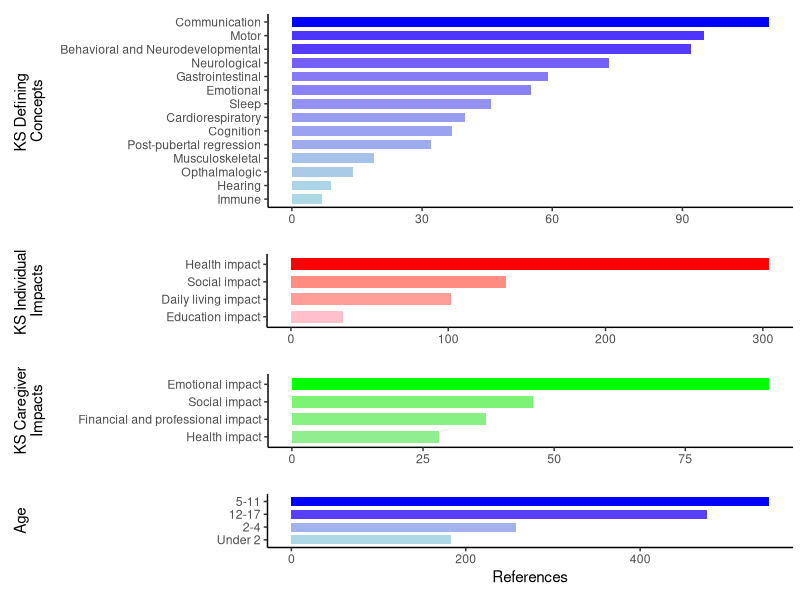
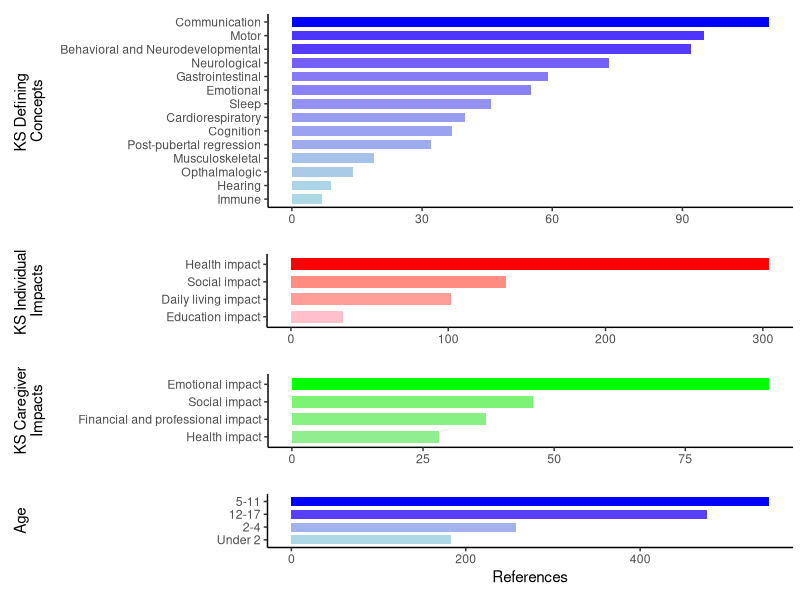
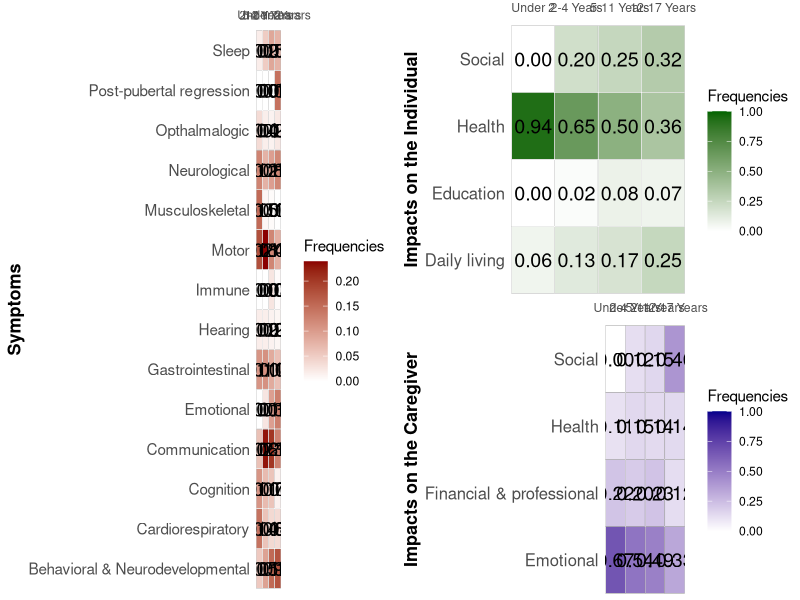
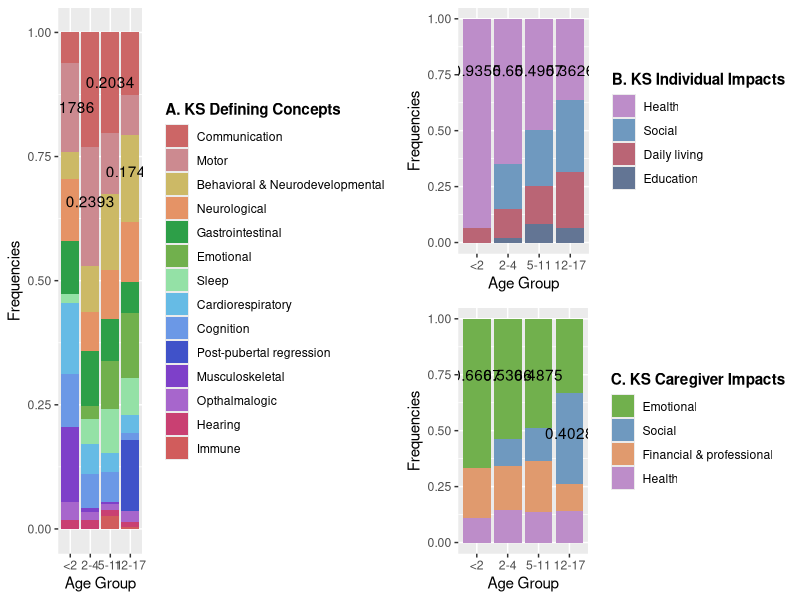

These charts were generated, in order, by the following R code:
## ---- chunk 1
library(readxl)
library(dplyr)
library(ggplot2)
library(gridExtra)

# Data cleaning
KSdata <- read_excel("KS_data.xlsx", sheet = 1)

KSD <- KSdata[2:15, ]
KSD1 <- KSD |>
  select(c("...1", "Total references"))
colnames(KSD1) <- c("KDC", "total")

KSI <- KSdata[18:21, ]
KSI1 <- KSI |>
  select(c("...1", "Total references"))
colnames(KSI1) <- c("KII", "total")

CI <- KSdata[24:27, ]
CI1 <- CI |>
  select(c("...1", "Total references"))
colnames(CI1) <- c("CI", "total")

Age <- KSdata |>
  select(c(2:5))
Age <- colSums(Age, na.rm = TRUE)
Age <- as.data.frame(t(Age))
rownames(Age) <- 'total'
colnames(Age) <- c("Under 2", "2-4", "5-11", "12-17")

Age_transposed <- as.data.frame(t(Age))
Age1 <- data.frame(age = row.names(Age_transposed), total = unlist(Age_transposed, use.names = FALSE))
row.names(Age1) <- NULL

# Plot of the data
CI1$color_value <- CI1$total / sum(CI1$total)
p1 <- ggplot(CI1, aes(x = total, y = reorder(CI, total), fill = color_value)) +
  geom_bar(stat="identity", width = 0.7) +
  scale_fill_gradient(low="lightgreen", high="green") +
  theme_classic() +
  theme(legend.position = "none",
        plot.margin = margin(t = 10, r = 5, b = 10, l = 0, unit = "pt")) +
  labs(x = NULL, y = " KS Caregiver 
Impacts")
p1 <- p1 + theme(
  axis.title.y = element_text(margin = margin(t = 0, r = 23, b = 0, l = 10, unit = "pt"))
)

KSI1$color_value <- KSI1$total / sum(KSI1$total)
p2 <- ggplot(KSI1, aes(x = total, y = reorder(KII, total), fill = color_value)) +
  geom_bar(stat="identity", width = 0.7) +
  scale_fill_gradient(low="pink", high="red") +
  theme_classic() +
  theme(legend.position = "none",
        axis.title.y = element_text(),
        plot.margin = margin(t = 10, r = 5, b = 10, l = 0, unit = "pt")) +
  labs(x = NULL, y = "KS Individual 
Impacts")
p2 <- p2 + theme(
  axis.title.y = element_text(margin = margin(t = 0, r = 83, b = 0, l = 10, unit = "pt"))
)

KSD1$color_value <- KSD1$total / sum(KSD1$total)
p3 <- ggplot(KSD1, aes(x = total, y = reorder(KDC, total), fill = color_value)) +
  geom_bar(stat="identity", width = 0.7) +
  scale_fill_gradient(low="lightblue", high="blue") +
  theme_classic() +
  theme(legend.position = "none",
        axis.title.y = element_text(),
        plot.margin = margin(t = 10, r = 5, b = 10, l = 0, unit = "pt")) +
  labs(x = NULL, y = "KS Defining 
Concepts")
p3 <- p3 + theme(
  axis.title.y = element_text(margin = margin(t = 0, r = 10, b = 0, l = 10, unit = "pt"))
)

Age1$color_value <- Age1$total / sum(Age1$total)
p4 <- ggplot(Age1, aes(x = total, y = reorder(age, total), fill = color_value)) +
  geom_bar(stat="identity", width = 0.7) +
  scale_fill_gradient(low="lightblue", high="blue") +
  theme_classic() +
  theme(legend.position = "none",
        axis.title.y = element_text(),
        plot.margin = margin(t = 10, r = 5, b = 10, l = 0, unit = "pt")) +
  labs(x = NULL, y = "Age")
p4 <- p4 + theme(
  axis.title.y = element_text(margin = margin(t = 0, r = 135, b = 0, l = 10, unit = "pt"))
)

p4 <- p4 + 
  labs(x = "References")

p5 <- grid.arrange(p3, p2, p1, p4, ncol = 1, heights = c(2, 1, 1, 1))
## ---- chunk 2
grid.arrange(p5)
## ---- chunk 3
suppressPackageStartupMessages(library(ggplot2))
library(ggpubr)
suppressPackageStartupMessages(library(tidyverse))
suppressPackageStartupMessages(library(gridExtra))

#load in data
KS_data <- read.csv("KS_lifespan.csv")
KS_data$X <- str_replace(KS_data$X, " impact", "")
KS_data$X <- str_replace(KS_data$X, " and ", " & ")

#defining concepts subset data
concepts <- KS_data[2:15, -6]

#rename for ease
concepts <- rename(concepts, Symptoms = `X`)
concepts <- rename(concepts, `< 2` = `under.2.years.of.age..infancy...N.16.`,
                   `2-4` = `X2.4.years.of.age...early.childhood...N.15.`,
                   `5-11` = `X5.11.years.of.age..late.childhood...N.13.`,
                   `12-17` = `X12.17.years.of.age..adolescence.and.teenage.years...N.6.`)

#find sum of individual columns
conc_csums <- colSums(concepts[ , -1])

#divide cell values by column total for frequency
#put frequency values in new columns
concepts <- concepts |>
  mutate(
    `Under 2` = `< 2` / conc_csums[1],
    `2-4 Years` = `2-4` / conc_csums[2],
    `5-11 Years` = `5-11` / conc_csums[3],
    `12-17 Years` = `12-17` / conc_csums[4]
  )

#format for graphing
concepts_2 <- select(concepts, -`< 2`, -`2-4`, -`5-11`, -`12-17`)
concepts_2 <- pivot_longer(concepts_2, cols = c(`Under 2`, `2-4 Years`, `5-11 Years`, `12-17 Years`), names_to = "age", values_to = "Frequencies")

concepts_2$age <- factor(concepts_2$age, levels = c("Under 2", "2-4 Years", "5-11 Years", "12-17 Years"))

#heatmap
heatmap_1 <- ggplot(concepts_2, aes(x=age, y=Symptoms, fill= Frequencies)) +
   geom_tile(color = "black") +  
   geom_tile(color = "white", fill = NA) +  
   geom_tile(color = "white", fill = NA) +  
   geom_text(aes(label = sprintf("%.2f", Frequencies)), color = "black", size = 5) +  # Add text labels
   scale_fill_gradient(low="white", high="darkred") + 
   labs(x = NULL, y = "Symptoms")+
   scale_x_discrete(expand = c(0, 0), position = 'top', labels = c("Under 2", limits = c(0, 1))) +
   theme_minimal() +  
   theme(panel.grid = element_blank())+
   theme(
    panel.grid = element_blank(),
    axis.text.y = element_text(size = 11),
    axis.title.y = element_text(face = "bold", size = 13)
  )


#individual impacts subset data
ind_impacts <- KS_data[18:21, -6]

ind_impacts <- rename(ind_impacts, Impacts = `X`)
ind_impacts <- rename(ind_impacts, `< 2` = `under.2.years.of.age..infancy...N.16.`,
                   `2-4` = `X2.4.years.of.age...early.childhood...N.15.`,
                   `5-11` = `X5.11.years.of.age..late.childhood...N.13.`,
                   `12-17` = `X12.17.years.of.age..adolescence.and.teenage.years...N.6.`)


#find sum of individual columns
ind_csums <- colSums(ind_impacts[ ,-1])

#divide cell values by column total for frequency
#put frequency values in new columns
ind_impacts <- ind_impacts |>
  mutate(
    `Under 2` = `< 2` / ind_csums[1],
    `2-4 Years` = `2-4` / ind_csums[2],
    `5-11 Years` = `5-11` / ind_csums[3],
    `12-17 Years` = `12-17` / ind_csums[4]
  )

#format for graphing
ind_impacts_2 <- select(ind_impacts, -`< 2`, -`2-4`, -`5-11`, -`12-17`)
ind_impacts_2 <- pivot_longer(ind_impacts_2, cols = c(`Under 2`, `2-4 Years`, `5-11 Years`, `12-17 Years`), names_to = "age", values_to = "Frequencies")

ind_impacts_2$age <- factor(ind_impacts_2$age, levels = c("Under 2", "2-4 Years", "5-11 Years", "12-17 Years"))


#heatmap
heatmap_2 <- ggplot(ind_impacts_2, aes(x=age, y=Impacts, fill= Frequencies)) +
   geom_tile(color = "black") +  
   geom_tile(color = "white", fill = NA) + 
   geom_tile(color = "white", fill = NA) +  
   geom_text(aes(label = sprintf("%.2f", Frequencies)), color = "black", size = 5) +  # Add text labels
   scale_fill_gradient(low = "white", high = "darkgreen", limit = c(0,1))+
   labs(x = NULL, y = "Impacts on the Individual")+
   scale_x_discrete(expand = c(0, 0),position = 'top') +
   theme_minimal() +  
   theme(panel.grid = element_blank())+
  theme(
    panel.grid = element_blank(),
    axis.title.y = element_text(face = "bold", size = 13),
    axis.text.y = element_text(size = 12),
    plot.margin = margin(t = 0, r = .1, b = 0, l = .1, unit = "cm")
  )


#caregiver impacts subset data
care_impacts <- KS_data[24:27, -6]

care_impacts <- rename(care_impacts, Impacts = `X`)
care_impacts <- rename(care_impacts, `< 2` = `under.2.years.of.age..infancy...N.16.`,
                   `2-4` = `X2.4.years.of.age...early.childhood...N.15.`,
                   `5-11` = `X5.11.years.of.age..late.childhood...N.13.`,
                   `12-17` = `X12.17.years.of.age..adolescence.and.teenage.years...N.6.`)

#find sum of individual columns
care_csums <- colSums(care_impacts[ ,-1])

#divide cell values by column total for frequency
#put frequency values in new columns
care_impacts <- care_impacts |>
  mutate(
    `Under 2` = `< 2` / care_csums[1],
    `2-4 Years` = `2-4` / care_csums[2],
    `5-11 Years` = `5-11` / care_csums[3],
    `12-17 Years` = `12-17` / care_csums[4]
  )

#format for graphing
care_impacts_2 <- select(care_impacts, -`< 2`, -`2-4`, -`5-11`, -`12-17`)
care_impacts_2 <- pivot_longer(care_impacts_2, cols = c(`Under 2`, `2-4 Years`, `5-11 Years`, `12-17 Years`), names_to = "age", values_to = "Frequencies")

care_impacts_2$age <- factor(care_impacts_2$age, levels = c("Under 2", "2-4 Years", "5-11 Years", "12-17 Years"))


#heatmap (looks a little childish. Want to look more sophisticated. Perhaps interactive)
heatmap_3 <- ggplot(care_impacts_2, aes(x=age, y=Impacts, fill= Frequencies)) +
   geom_tile(color = "black") +  
   geom_tile(color = "white", fill = NA) +  
   geom_text(aes(label = sprintf("%.2f", Frequencies)), color = "black", size = 5) +  #add numbers on heatmap
   scale_fill_gradient(low="white", high="darkblue", limits = c(0,1)) + 
   labs(x = NULL, y = "Impacts on the Caregiver")+
   scale_x_discrete(expand = c(0, 0),position = 'top') +
   theme_minimal() +  
   theme(panel.grid = element_blank())+
   theme(
    panel.grid = element_blank(),
    axis.title.y = element_text(face = "bold", size = 13),
    axis.text.y = element_text(size = 12),
    plot.margin = margin(t = 0, r = .1, b = 0, l = .1, unit = "cm")
   )
     
## ---- chunk 4
#plots in same place
grid.arrange(heatmap_1, arrangeGrob(heatmap_2, heatmap_3), ncol=2)
## ---- chunk 5
#load data
lifespan <- read.csv("KS_lifespan.csv")
lifespan$X <- str_replace(lifespan$X, " impact", "")
lifespan$X <- str_replace(lifespan$X, "and", "&")
#data set for references to symptoms
symptoms <- lifespan[2:15,-6]
colnames(symptoms) <- c("symptom", "1", "2", "3", "4")
symptoms <- symptoms %>% pivot_longer(names_to = "age", values_to = "value", cols = 2:5)
#data set for references to individual impacts
ind_impacts <- lifespan[18:21,-6]
colnames(ind_impacts) <- c("impact", "1", "2", "3", "4")
ind_impacts <- ind_impacts %>% pivot_longer(names_to = "age", values_to = "value", cols = 2:5)
#data set for references to caregiver impacts
care_impacts <- lifespan[24:27,-6]
colnames(care_impacts) <- c("impact", "1", "2", "3", "4")
care_impacts <- care_impacts %>% pivot_longer(names_to = "age", values_to = "value", cols = 2:5)
## ---- chunk 6
#frequencies
symptoms_freq <- symptoms %>% group_by(age) %>% 
  mutate(sum = sum(value), freq = value/sum)

symptoms$symptom <- factor(symptoms$symptom, levels=c('Communication',
                                                      'Motor',
                                                      'Behavioral & Neurodevelopmental',
                                                      'Neurological',
                                                      'Gastrointestinal',
                                                      'Emotional',
                                                      'Sleep',
                                                      'Cardiorespiratory',
                                                      'Cognition',
                                                      'Post-pubertal regression',
                                                      'Musculoskeletal',
                                                      'Opthalmalogic',
                                                      'Hearing',
                                                      'Immune'
                                                      ))

#stacked barplots for KS Defining Concepts
plot1 <- ggplot(symptoms, aes(fill=symptom, y=value, x=age)) + 
  geom_bar(position="fill", stat="identity") +
  labs(x = "Age Group", y = "Frequencies") + 
  theme_grey() +
  scale_fill_manual(name = "A. KS Defining Concepts",
                    values = c("#cc6666", "#cc8a90", "#ccb966", "#e59366", "#2d9f48", "#71b04d", "#94e1a6", "#66bbe5", "#6b98e6", "#4052c9", "#7e40c9", "#a766cc", "#c94072", "#d15c5c"))+
  scale_x_discrete(labels=c("<2","2-4","5-11", "12-17")) +
  theme(legend.title = element_text(face = "bold")) +
  annotate("text", x = 1, y = 0.85, label = 0.1786) +
  annotate("text", x = 2, y = 0.66, label = 0.2393) +
  annotate("text", x = 3, y = 0.90, label = 0.2034) +
  annotate("text", x = 4, y = 0.72, label = 0.1749)
## ---- chunk 7
#frequencies
ind_freq <- ind_impacts %>% group_by(age) %>% 
  mutate(sum = sum(value), freq = value/sum)

ind_impacts$impact <- factor(ind_impacts$impact, levels=c('Health',
                                                          'Social',
                                                          'Daily living',
                                                          'Education'))

#stacked barplots for KS individual impacts
plot2 <- ggplot(ind_impacts, aes(fill=impact, y=value, x=age)) + 
  geom_bar(position="fill", stat="identity") +
  labs(x = "Age Group", y = "Frequencies") + 
  theme_grey() +
  scale_fill_manual(name = "B. KS Individual Impacts",
                    values = c("#bd8dc9", "#6f99bf","#ba6575", "#637594"))+
  scale_x_discrete(labels=c("<2","2-4","5-11", "12-17")) +
  theme(legend.title = element_text(face = "bold")) +
  annotate("text", x = 1, y = 0.77, label = 0.9355) +
  annotate("text", x = 2, y = 0.77, label = 0.65) +
  annotate("text", x = 3, y = 0.77, label = 0.4957) +
  annotate("text", x = 4, y = 0.77, label = 0.3626)
## ---- chunk 8
#frequencies
care_freq <- care_impacts %>% group_by(age) %>% 
  mutate(sum = sum(value), freq = value/sum)

care_impacts$impact <- factor(care_impacts$impact, levels=c('Emotional',
                                                          'Social',
                                                          'Financial & professional',
                                                          'Health'))

#stacked barplots for KS caregiver impacts
plot3 <- ggplot(care_impacts, aes(fill=impact, y=value, x=age)) + 
  geom_bar(position="fill", stat="identity") +
  labs(x = "Age Group", y = "Frequencies") + 
  theme_grey() +
  scale_fill_manual(name = "C. KS Caregiver Impacts",
                    values = c("#71b04d", "#6f99bf","#e09a6e", "#bd8dc9"))+
  scale_x_discrete(labels=c("<2","2-4","5-11", "12-17")) +
  theme(legend.title = element_text(face = "bold")) +
  annotate("text", x = 1, y = 0.75, label = 0.6667) +
  annotate("text", x = 2, y = 0.75, label = 0.5366) +
  annotate("text", x = 3, y = 0.75, label = 0.4875) +
  annotate("text", x = 4, y = 0.49, label = 0.4028)
## ---- chunk 9
grid.arrange(plot1, arrangeGrob(plot2, plot3), ncol = 2)
